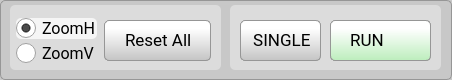
           <widget class="QGroupBox" name="groupBox_main">
            <property name="minimumSize">
             <size>
              <width>452</width>
              <height>80</height>
             </size>
            </property>
            <property name="maximumSize">
             <size>
              <width>452</width>
              <height>80</height>
             </size>
            </property>
            <property name="font">
             <font>
              <family>Roboto Medium</family>
              <pointsize>11</pointsize>
             </font>
            </property>
            <property name="styleSheet">
             <string notr="true">QGroupBox {background-color: rgb(200,200,200);border: 1px solid rgb(150,150,150); border-radius: 5px;margin-top:0em}; 
QGroupBox::title {subcontrol-origin: margin;left: 10px;padding: 0 3px 0 3px;}</string>
            </property>
            <property name="title">
             <string/>
            </property>
            <widget class="QLabel" name="label_25">
             <property name="geometry">
              <rect>
               <x>10</x>
               <y>10</y>
               <width>81</width>
               <height>16</height>
              </rect>
             </property>
             <property name="font">
              <font>
               <family>Roboto Medium</family>
               <pointsize>11</pointsize>
              </font>
             </property>
             <property name="text">
              <string/>
             </property>
            </widget>
            <widget class="QGroupBox" name="groupBox_m_16">
             <property name="geometry">
              <rect>
               <x>230</x>
               <y>5</y>
               <width>211</width>
               <height>65</height>
              </rect>
             </property>
             <property name="minimumSize">
              <size>
               <width>0</width>
               <height>0</height>
              </size>
             </property>
             <property name="maximumSize">
              <size>
               <width>16777215</width>
               <height>10000</height>
              </size>
             </property>
             <property name="font">
              <font>
               <family>Roboto Medium</family>
               <pointsize>11</pointsize>
              </font>
             </property>
             <property name="styleSheet">
              <string notr="true">QGroupBox {background-color: rgb(220,220,220);border: 0px solid rgb(150,150,150); border-radius: 5px;  margin-top: 0.5em;}; 
QGroupBox::title {subcontrol-origin: margin;left: 10px;padding: 0 3px 0 3px;}</string>
             </property>
             <property name="title">
              <string/>
             </property>
             <widget class="QPushButton" name="pushButton_single_off">
              <property name="geometry">
               <rect>
                <x>10</x>
                <y>15</y>
                <width>81</width>
                <height>41</height>
               </rect>
              </property>
              <property name="font">
               <font>
                <family>Roboto</family>
                <pointsize>13</pointsize>
               </font>
              </property>
              <property name="styleSheet">
               <string notr="true">QPushButton {
	padding: 0.2em 0.2em 0.3em 0.2em;
	border: 1px solid rgb(150, 150, 150);
	border-radius: 5px;
	color: black;
	background: qlineargradient(x1:0, y1:0, x2:0, y2:2, stop:0 #FFFFFF, stop:0.1 #FFFFFF, stop:1 #7B7B7B);
	text-align:left;
	padding-left:8px;
}

QPushButton:hover:!pressed {
	border: 1px solid rgb(150, 150, 150);
	border-radius: 5px;
	color: #256552;
	background: qlineargradient(x1:0, y1:0, x2:0, y2:2, stop:0 #FFFFFF, stop:0.1 #FFFFFF, stop:1 #AAAAAA);
}

QPushButton:pressed {
	border: 2px solid rgb(150, 150, 150);
	border-radius: 5px;
	background: #FFFFFF;
	color: #2f836a;
}
</string>
              </property>
              <property name="text">
               <string> SINGLE</string>
              </property>
              <property name="iconSize">
               <size>
                <width>23</width>
                <height>22</height>
               </size>
              </property>
             </widget>
             <widget class="QPushButton" name="pushButton_single_on">
              <property name="geometry">
               <rect>
                <x>10</x>
                <y>15</y>
                <width>81</width>
                <height>41</height>
               </rect>
              </property>
              <property name="font">
               <font>
                <family>Roboto</family>
                <pointsize>13</pointsize>
               </font>
              </property>
              <property name="styleSheet">
               <string notr="true">QPushButton {
	padding: 0.2em 0.2em 0.3em 0.2em;
	border: 1px solid rgb(150, 150, 150);
	border-radius: 5px;
	color: black;
	background: qlineargradient(x1:0, y1:0, x2:0, y2:2, stop:0 #FFFFFF, stop:0.1 #FFFFFF, stop:1 #69D769);
	text-align:left;
	padding-left:8px;
}

QPushButton:hover:!pressed {
	border: 1px solid rgb(150, 150, 150);
	border-radius: 5px;
	color: #256552;
	background: qlineargradient(x1:0, y1:0, x2:0, y2:2, stop:0 #FFFFFF, stop:0.1 #FFFFFF, stop:1 #ACFAAC);
}

QPushButton:pressed {
	border: 2px solid rgb(150, 150, 150);
	border-radius: 5px;
	background: #FFFFFF;
	color: #2f836a;
}

QPushButton:disabled {
	border: 1px solid rgb(180, 180, 180);
	color: gray;
	background: qlineargradient(x1:0, y1:0, x2:0, y2:2, stop:0 #CCCCCC, stop:0.1 #EEEEEE, stop:1 #BBBBBB);
}</string>
              </property>
              <property name="text">
               <string> SINGLE</string>
              </property>
              <property name="iconSize">
               <size>
                <width>23</width>
                <height>22</height>
               </size>
              </property>
             </widget>
             <widget class="QPushButton" name="pushButton_stop">
              <property name="geometry">
               <rect>
                <x>100</x>
                <y>15</y>
                <width>101</width>
                <height>41</height>
               </rect>
              </property>
              <property name="font">
               <font>
                <family>Roboto</family>
                <pointsize>13</pointsize>
               </font>
              </property>
              <property name="styleSheet">
               <string notr="true">QPushButton {
	padding: 0.2em 0.2em 0.3em 0.2em;
	border: 1px solid rgb(150, 150, 150);
	border-radius: 5px;
	color: black;
	background: qlineargradient(x1:0, y1:0, x2:0, y2:2, stop:0 #FFFFFF, stop:0.1 #FFFFFF, stop:1 #D76969);
	text-align:left;
	padding-left:15px;
}

QPushButton:hover:!pressed {
	border: 1px solid rgb(150, 150, 150);
	border-radius: 5px;
	color: #256552;
	background: qlineargradient(x1:0, y1:0, x2:0, y2:2, stop:0 #FFFFFF, stop:0.1 #FFFFFF, stop:1 #FAACAC);
}

QPushButton:pressed {
	border: 2px solid rgb(150, 150, 150);
	border-radius: 5px;
	background: #FFFFFF;
	color: #2f836a;
}

QPushButton:disabled {
	border: 1px solid rgb(180, 180, 180);
	color: gray;
	background: qlineargradient(x1:0, y1:0, x2:0, y2:2, stop:0 #CCCCCC, stop:0.1 #EEEEEE, stop:1 #BBBBBB);
}</string>
              </property>
              <property name="text">
               <string> STOP</string>
              </property>
              <property name="icon">
               <iconset resource="../../resources/resources.qrc">
                <normaloff>:/main/img/power-off-red.png</normaloff>:/main/img/power-off-red.png</iconset>
              </property>
              <property name="iconSize">
               <size>
                <width>23</width>
                <height>22</height>
               </size>
              </property>
             </widget>
             <widget class="QPushButton" name="pushButton_run">
              <property name="geometry">
               <rect>
                <x>100</x>
                <y>15</y>
                <width>101</width>
                <height>41</height>
               </rect>
              </property>
              <property name="font">
               <font>
                <family>Roboto</family>
                <pointsize>13</pointsize>
               </font>
              </property>
              <property name="styleSheet">
               <string notr="true">QPushButton {
	padding: 0.2em 0.2em 0.3em 0.2em;
	border: 1px solid rgb(150, 150, 150);
	border-radius: 5px;
	color: black;
	background: qlineargradient(x1:0, y1:0, x2:0, y2:2, stop:0 #FFFFFF, stop:0.1 #FFFFFF, stop:1 #69D769);
	text-align:left;
	padding-left:15px;
}

QPushButton:hover:!pressed {
	border: 1px solid rgb(150, 150, 150);
	border-radius: 5px;
	color: #256552;
	background: qlineargradient(x1:0, y1:0, x2:0, y2:2, stop:0 #FFFFFF, stop:0.1 #FFFFFF, stop:1 #ACFAAC);
}

QPushButton:pressed {
	border: 2px solid rgb(150, 150, 150);
	border-radius: 5px;
	background: #FFFFFF;
	color: #2f836a;
}
</string>
              </property>
              <property name="text">
               <string> RUN  </string>
              </property>
              <property name="icon">
               <iconset resource="../../resources/resources.qrc">
                <normaloff>:/main/img/power-off-green3.png</normaloff>
                <disabledoff>:/main/img/power-off-green3.png</disabledoff>:/main/img/power-off-green3.png</iconset>
              </property>
              <property name="iconSize">
               <size>
                <width>23</width>
                <height>22</height>
               </size>
              </property>
             </widget>
             <widget class="QPushButton" name="pushButton_run_off">
              <property name="geometry">
               <rect>
                <x>100</x>
                <y>15</y>
                <width>101</width>
                <height>41</height>
               </rect>
              </property>
              <property name="font">
               <font>
                <family>Roboto</family>
                <pointsize>13</pointsize>
               </font>
              </property>
              <property name="styleSheet">
               <string notr="true">QPushButton {
	padding: 0.2em 0.2em 0.3em 0.2em;
	border: 1px solid rgb(150, 150, 150);
	border-radius: 5px;
	color: black;
	background: qlineargradient(x1:0, y1:0, x2:0, y2:2, stop:0 #FFFFFF, stop:0.1 #FFFFFF, stop:1 #7B7B7B);
	text-align:left;
	padding-left:15px;
}

QPushButton:hover:!pressed {
	border: 1px solid rgb(150, 150, 150);
	border-radius: 5px;
	color: #256552;
	background: qlineargradient(x1:0, y1:0, x2:0, y2:2, stop:0 #FFFFFF, stop:0.1 #FFFFFF, stop:1 #AAAAAA);
}

QPushButton:pressed {
	border: 2px solid rgb(150, 150, 150);
	border-radius: 5px;
	background: #FFFFFF;
	color: #2f836a;
}
</string>
              </property>
              <property name="text">
               <string> RUN  </string>
              </property>
              <property name="icon">
               <iconset resource="../../resources/resources.qrc">
                <normaloff>:/main/img/power-off-gray2.png</normaloff>:/main/img/power-off-gray2.png</iconset>
              </property>
              <property name="iconSize">
               <size>
                <width>23</width>
                <height>22</height>
               </size>
              </property>
             </widget>
             <zorder>pushButton_single_on</zorder>
             <zorder>pushButton_stop</zorder>
             <zorder>pushButton_run_off</zorder>
             <zorder>pushButton_run</zorder>
             <zorder>pushButton_single_off</zorder>
            </widget>
            <widget class="QGroupBox" name="groupBox_m_17">
             <property name="geometry">
              <rect>
               <x>10</x>
               <y>5</y>
               <width>211</width>
               <height>65</height>
              </rect>
             </property>
             <property name="minimumSize">
              <size>
               <width>0</width>
               <height>0</height>
              </size>
             </property>
             <property name="maximumSize">
              <size>
               <width>16777215</width>
               <height>10000</height>
              </size>
             </property>
             <property name="font">
              <font>
               <family>Roboto Medium</family>
               <pointsize>11</pointsize>
              </font>
             </property>
             <property name="styleSheet">
              <string notr="true">QGroupBox {background-color: rgb(220,220,220);border: 0px solid rgb(150,150,150); border-radius: 5px;  margin-top: 0.5em;}; 
QGroupBox::title {subcontrol-origin: margin;left: 10px;padding: 0 3px 0 3px;}</string>
             </property>
             <property name="title">
              <string/>
             </property>
             <widget class="QRadioButton" name="radioButton_zoomH">
              <property name="enabled">
               <bool>true</bool>
              </property>
              <property name="geometry">
               <rect>
                <x>6</x>
                <y>13</y>
                <width>81</width>
                <height>21</height>
               </rect>
              </property>
              <property name="font">
               <font>
                <family>Roboto</family>
                <pointsize>12</pointsize>
               </font>
              </property>
              <property name="styleSheet">
               <string notr="true">QRadioButton:checked {
	background-color: rgba(245,245,245, 1.0);
	border: 0px; 
	border-radius:5px;
}

QRadioButton:hover {
	background-color: rgba(230,230,230, 1.0);
	border: 0px; 
	border-radius:5px;
}

QRadioButton:checked:hover {
	background-color: rgba(245,245,245, 0.8);
	border: 0px; 
	border-radius:5px;
}

QRadioButton::indicator {
    width: 20px;
    height: 20px;
}
QRadioButton::indicator::unchecked {
    image: url(:/main/img/radio_off1.png);
}

QRadioButton::indicator:unchecked:hover {
    image: url(:/main/img/radio_off1.png);
}

QRadioButton::indicator::checked {
    image: url(:/main/img/radio_on2.png);
}
</string>
              </property>
              <property name="text">
               <string>ZoomH</string>
              </property>
              <property name="iconSize">
               <size>
                <width>20</width>
                <height>20</height>
               </size>
              </property>
              <property name="checked">
               <bool>true</bool>
              </property>
              <property name="autoExclusive">
               <bool>false</bool>
              </property>
             </widget>
             <widget class="QPushButton" name="pushButton_reset">
              <property name="geometry">
               <rect>
                <x>94</x>
                <y>15</y>
                <width>107</width>
                <height>41</height>
               </rect>
              </property>
              <property name="font">
               <font>
                <family>Roboto</family>
                <pointsize>13</pointsize>
               </font>
              </property>
              <property name="styleSheet">
               <string notr="true">QPushButton {
	padding: 0.2em 0.2em 0.3em 0.2em;
	border: 1px solid rgb(150, 150, 150);
	border-radius: 5px;
	color: black;
	background: qlineargradient(x1:0, y1:0, x2:0, y2:2, stop:0 #FFFFFF, stop:0.1 #FFFFFF, stop:1 #7B7B7B);
	text-align:left;
	padding-left:20px;
}

QPushButton:hover:!pressed {
	border: 1px solid rgb(150, 150, 150);
	border-radius: 5px;
	color: #256552;
	background: qlineargradient(x1:0, y1:0, x2:0, y2:2, stop:0 #FFFFFF, stop:0.1 #FFFFFF, stop:1 #AAAAAA);
}

QPushButton:pressed {
	border: 2px solid rgb(150, 150, 150);
	border-radius: 5px;
	background: #FFFFFF;
	color: #2f836a;
}</string>
              </property>
              <property name="text">
               <string>Reset All</string>
              </property>
              <property name="iconSize">
               <size>
                <width>23</width>
                <height>22</height>
               </size>
              </property>
             </widget>
             <widget class="QRadioButton" name="radioButton_zoomV">
              <property name="geometry">
               <rect>
                <x>6</x>
                <y>38</y>
                <width>81</width>
                <height>21</height>
               </rect>
              </property>
              <property name="font">
               <font>
                <family>Roboto</family>
                <pointsize>12</pointsize>
               </font>
              </property>
              <property name="styleSheet">
               <string notr="true">QRadioButton:checked {
	background-color: rgba(245,245,245, 1.0);
	border: 0px; 
	border-radius:5px;
}

QRadioButton:hover {
	background-color: rgba(230,230,230, 1.0);
	border: 0px; 
	border-radius:5px;
}

QRadioButton:checked:hover {
	background-color: rgba(245,245,245, 0.8);
	border: 0px; 
	border-radius:5px;
}

QRadioButton::indicator {
    width: 20px;
    height: 20px;
}
QRadioButton::indicator::unchecked {
    image: url(:/main/img/radio_off1.png);
}

QRadioButton::indicator:unchecked:hover {
    image: url(:/main/img/radio_off1.png);
}

QRadioButton::indicator::checked {
    image: url(:/main/img/radio_on2.png);
}</string>
              </property>
              <property name="text">
               <string>ZoomV</string>
              </property>
              <property name="iconSize">
               <size>
                <width>20</width>
                <height>20</height>
               </size>
              </property>
              <property name="checked">
               <bool>false</bool>
              </property>
              <property name="autoExclusive">
               <bool>false</bool>
              </property>
             </widget>
             <widget class="QPushButton" name="pushButton_resetZoom">
              <property name="geometry">
               <rect>
                <x>94</x>
                <y>15</y>
                <width>107</width>
                <height>41</height>
               </rect>
              </property>
              <property name="font">
               <font>
                <family>Roboto</family>
                <pointsize>13</pointsize>
               </font>
              </property>
              <property name="styleSheet">
               <string notr="true">QPushButton {
	padding: 0.2em 0.2em 0.3em 0.2em;
	border: 1px solid rgb(150, 150, 150);
	border-radius: 5px;
	color: black;
	background: qlineargradient(x1:0, y1:0, x2:0, y2:2, stop:0 #FFFFFF, stop:0.1 #FFFFFF, stop:1 #7B7B7B);
	text-align:left;
	padding-left:7px;
}

QPushButton:hover:!pressed {
	border: 1px solid rgb(150, 150, 150);
	border-radius: 5px;
	color: #256552;
	background: qlineargradient(x1:0, y1:0, x2:0, y2:2, stop:0 #FFFFFF, stop:0.1 #FFFFFF, stop:1 #AAAAAA);
}

QPushButton:pressed {
	border: 2px solid rgb(150, 150, 150);
	border-radius: 5px;
	background: #FFFFFF;
	color: #2f836a;
}</string>
              </property>
              <property name="text">
               <string>Reset Zoom</string>
              </property>
              <property name="iconSize">
               <size>
                <width>23</width>
                <height>22</height>
               </size>
              </property>
             </widget>
             <zorder>radioButton_zoomH</zorder>
             <zorder>radioButton_zoomV</zorder>
             <zorder>pushButton_resetZoom</zorder>
             <zorder>pushButton_reset</zorder>
            </widget>
           </widget>
